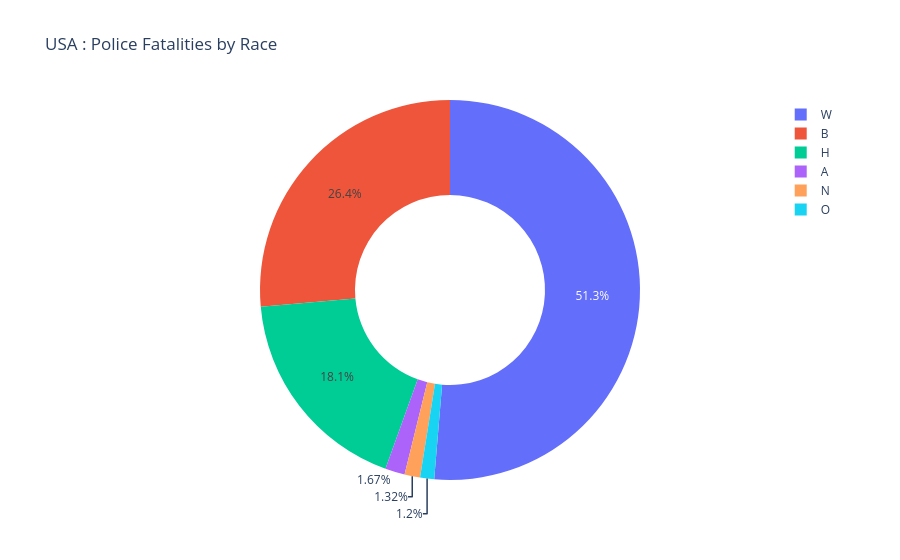

Notebook source saved alongside this figure:
### Code cell
fig = px.pie(df_fatalities_race, 
                values=df_fatalities_race.values, 
                names=df_fatalities_race.index,
                title="USA : Police Fatalities by Race",
                hole = 0.5)
fig.show()

### Figure 1 — Plotly figure (JSON) as saved in the notebook; plotly's stock layout.template omitted (floating-point values rounded to 4 significant figures)
{"data": [{"domain": {"x": [0.0, 1.0], "y": [0.0, 1.0]}, "hole": 0.5, "hovertemplate": "label=%{label}<br>value=%{value}<extra></extra>", "labels": ["A", "B", "H", "N", "O", "W"], "legendgroup": "", "name": "", "showlegend": true, "type": "pie", "values": [39, 618, 423, 31, 28, 1201]}], "layout": {"legend": {"tracegroupgap": 0}, "title": {"text": "USA : Police Fatalities by Race"}}}
